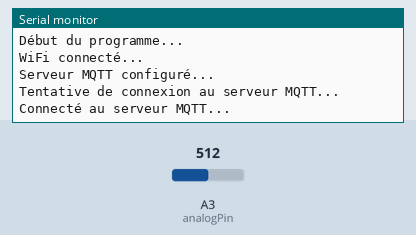
Bench run of a program on a simulated Arduino MKR. Shown: the last lines printed to the serial monitor. The inputs (shaded band) are chosen by the test bench; at power-on: A3 (analogPin) = 512. WiFi joins after 1.5 s; servers stay silent unless stated; no MQTT or app messages arrive unless stated.

Above: at 2.7 s.
2.8 s: A3 (analogPin) set to 530
At 6.2 s:
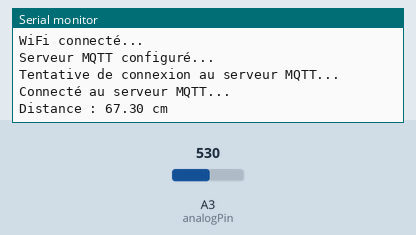
11.5 s: A3 (analogPin) set to 511
At 16.3 s:
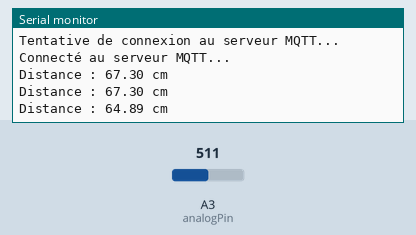

The program:

main.cpp
```cpp
/*
  Titre       DetectionUltrasonic
  Auteur      Crepin Vardin Fouelefack
  Date        25/02/2024
  Description Vérification de la présence d'un véhicule
  Version     0.0.1
  Liens utiles
       code de base Capteur ultrasonique
                    https://wiki.dfrobot.com/URM09_Ultrasonic_Sensor_(Gravity_Analog)_SKU_SEN0307
 */

#include <Arduino.h>
#include <SPI.h>
#include <WiFi101.h>
#include <PubSubClient.h>

// Constantes pour la conversion de la distance à partir de la valeur analogique
#define MAX_RANG      (520)       // La valeur maximale de mesure du module est de 520 cm
#define ADC_RESOLUTION (4095.0)   // Précision ADC d'un Arduino UC1000 est de 12 bits
#define VCC           (5.0)       // Tension d'alimentation de l'Arduino

// Paramètres du réseau WiFi et du serveur MQTT
const char* ssid = "SM-A520W4657";
const char* password = "crepin23";
const char* mqtt_server = "192.168.203.215";
const char* mqtt_topic = "uc1000/distance";

// Déclaration des objets pour le WiFi et le client MQTT
WiFiClient espClient;
PubSubClient client(espClient);
long lastMsg = 0;

// Broche à laquelle le capteur ultrasonique est connecté
int analogPin = A3;
// Intervalle de temps entre chaque publication de la distance en millisecondes
const long interval = 5000;

// Configuration du réseau WiFi
void setup_wifi() {
  WiFi.begin(ssid, password);
  while (WiFi.status() != WL_CONNECTED) {
    delay(500);
  }
}

void setup() {
  Serial.begin(9600);
  Serial.println("Début du programme...");

  // Initialisation du réseau WiFi
  setup_wifi();
  Serial.println("WiFi connecté...");

  // Configuration du serveur MQTT
  client.setServer(mqtt_server, 1883);
  Serial.println("Serveur MQTT configuré...");
}

// Fonction pour reconnecter au serveur MQTT
void reconnect() {
  while (!client.connected()) {
    Serial.println("Tentative de connexion au serveur MQTT...");
    if (client.connect("ESP32Client")) {
      Serial.println("Connecté au serveur MQTT...");
      // Abonnement au sujet MQTT pour recevoir des commandes
      client.subscribe(mqtt_topic);
    } else {
      Serial.println("Échec de la connexion au serveur MQTT, nouvelle tentative dans 5 secondes...");
      delay(5000);
    }
  }
}

void loop() {
  // Vérification de la connexion au serveur MQTT
  if (!client.connected()) {
    reconnect();
  }
  // Gestion des messages MQTT
  client.loop();

  // Mesure de la durée écoulée depuis la dernière publication
  long currentMillis = millis();
  // Si l'intervalle est écoulé, publier la distance
  if (currentMillis - lastMsg > interval) {
    lastMsg = currentMillis;

    // Lecture de la valeur analogique du capteur
    int sensorValue = analogRead(analogPin);
    // Conversion de la valeur analogique en tension
    float voltage = (sensorValue / ADC_RESOLUTION) * VCC;
    // Calcul de la distance en centimètres
    float distance_cm = voltage * MAX_RANG / VCC;

    // Affichage de la distance sur le moniteur série
    Serial.print("Distance : ");
    Serial.print(distance_cm);
    Serial.println(" cm");

    // Convertir la distance en string
    String message = String(distance_cm, 2);

    // Publier la distance sur le serveur MQTT
    client.publish(mqtt_topic, message.c_str());
  }
}
```

Measured:
- after the input at 2.8 s, the serial monitor: prints a new line after 2.2 s (image 1)
- after the input at 11.5 s, the serial monitor: prints a new line after 3.5 s (image 2)
